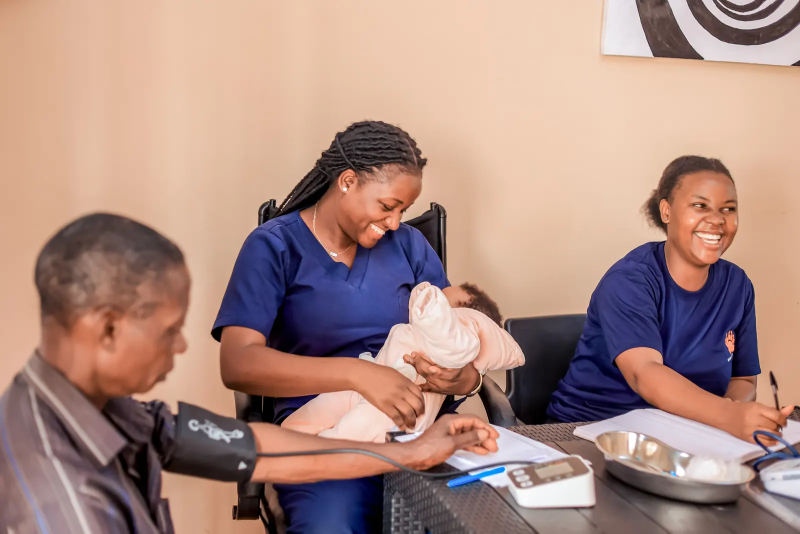
#> input picture src/assets/img/clinic-baby-1600.webp, 1600 x 1067 px, given in place of E.jpg, which was not available (shown at 1/2 size)
$ python images.py ../src/assets/img ../src/assets/img/clinic-baby-2400.webp
#> lines starting #> are read from the running program, lines starting #| are printed output that depends on the picture; pictures that were not available may be replaced by others from this repository, and a replacement may not be noted
"""Turn the original photos into web-sized WebP files.
Usage: python3 tools/images.py <folder with originals> src/assets/img
Each entry: id -> (source file, crop as (left, top, right, bottom) fractions or None)."""
import sys, os, json
from PIL import Image, ImageOps
Image.MAX_IMAGE_PIXELS = None
SRC, OUT = sys.argv[1], sys.argv[2]
WIDTHS = [480, 960, 1600, 2400]
QUALITY = {"mural": 58, "emr-intake": 66}  # heavily textured photos compress poorly; default is 76
PHOTOS = {
    "consultation":   ("E.jpg", None),
    "erhardt-path":   ("E-1.jpg", None),
    "team-four":      ("IC-2.jpg", None),
    "team-backs":     ("IC-1.jpg", None),
    "team-two":       ("Icon-3.jpg", None),
    "team-pair":      ("WP.jpg", None),
    "intake-notes":   ("Icon-4.jpg", None),
    "team-three":     ("Icon-6.jpg", None),
    "clinic-baby":    ("Icon-7.jpg", None),
    "pharmacy-team":  ("Pharma.jpg", None),
    "ultrasound":     ("Rad-1.jpg", None),
    "erhardt-desk":   ("Rad-2.jpg", None),
    "road":           ("U-22.jpg", (0, 0.22, 0.86, 0.86)),
    "lab":            ("U-39.jpg", None),
    "mural":          ("U-5.jpg", None),
    "pharmacy-room":  ("U-57.jpg", None),
    "emr-intake":     ("EMR-1.jpg", None),
    "motorbike":      ("J.jpg", None),
    "gloria":         ("HS-3.jpg", None),
    "erhardt":        ("HS-4.jpg", None),
    "desk-pair":      ("U-41.jpg", None),
}
only = set(sys.argv[3:])
mpath = os.path.join(OUT, "manifest.json")
manifest = json.load(open(mpath)) if only and os.path.exists(mpath) else {}
for pid, (fn, crop) in PHOTOS.items():
    if only and pid not in only: continue
    im = ImageOps.exif_transpose(Image.open(os.path.join(SRC, fn))).convert("RGB")
#> im is the input picture: PIL image 1600x1067 RGB; mean R, G, B 171.4, 139.6, 129.9
    if crop:
        w, h = im.size
        im = im.crop((int(crop[0]*w), int(crop[1]*h), int(crop[2]*w), int(crop[3]*h)))
    w, h = im.size
#> w = 1600; h = 1067
    made = []
    for tw in WIDTHS:
        if tw > w and made: break
        tw2 = min(tw, w)
        r = im.resize((tw2, round(h*tw2/w)), Image.LANCZOS)
        r.save(os.path.join(OUT, f"{pid}-{tw2}.webp"), "WEBP", quality=QUALITY.get(pid, 76), method=6)
        made.append(tw2)
#> this loop made 4 passes
#> pass 1, `r = im.resize((tw2, round(h*tw2/w)), Image.LANCZOS)`:
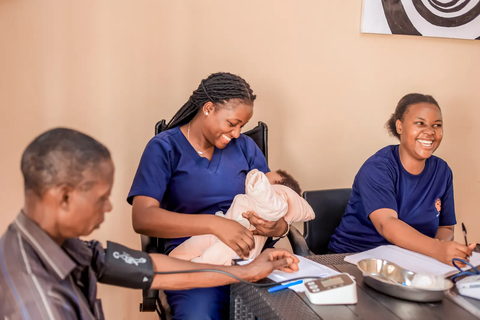
#> r: PIL image 480x320 RGB; mean R, G, B 171.4, 139.6, 129.9
#> after the loop, made = [480, 960, 1600]
    manifest[pid] = {"w": w, "h": h, "widths": made}
    print(pid, w, h, made)
#| consultation 1600 1067 [480, 960, 1600]
#> pass 2 of the loop `for pid, (fn, crop) in PHOTOS.items():`:
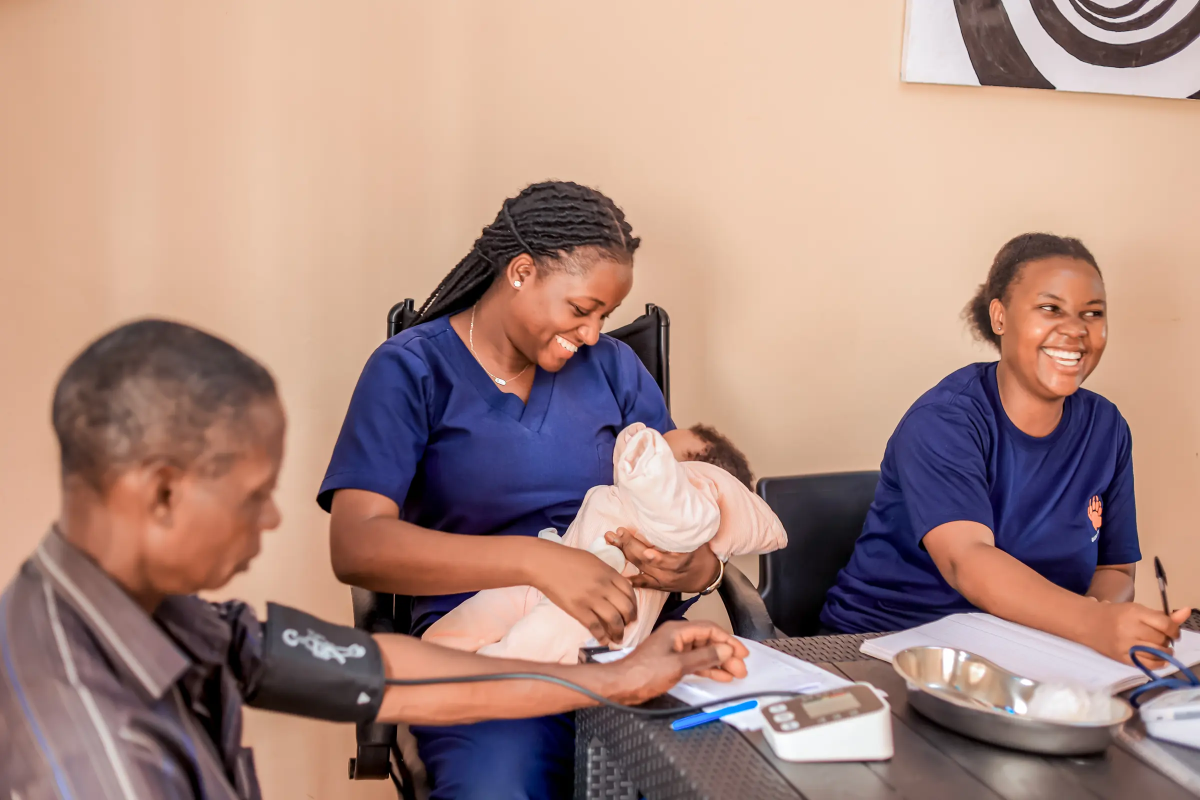
#> input picture src/assets/img/clinic-baby-2400.webp, 2400 x 1600 px, given in place of E-1.jpg, which was not available (shown at 1/2 size)
#> im is the input picture: PIL image 2400x1600 RGB; mean R, G, B 171.4, 139.6, 129.8
#> the loop `for tw in WIDTHS:` made 4 passes
#> pass 1, `r = im.resize((tw2, round(h*tw2/w)), Image.LANCZOS)`:
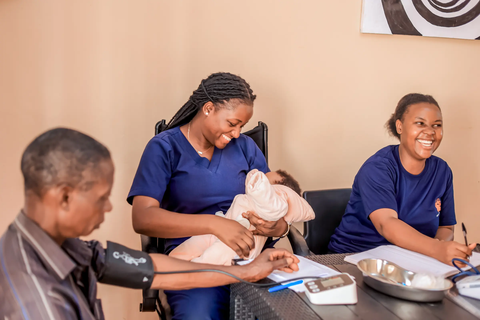
#> r: PIL image 480x320 RGB; mean R, G, B 171.4, 139.6, 129.8
#> after the loop `for tw in WIDTHS:`: made = [480, 960, 1600, 2400]
#| erhardt-path 2400 1600 [480, 960, 1600, 2400]
#> (the run stopped early here; a loop or call above may not have finished)
